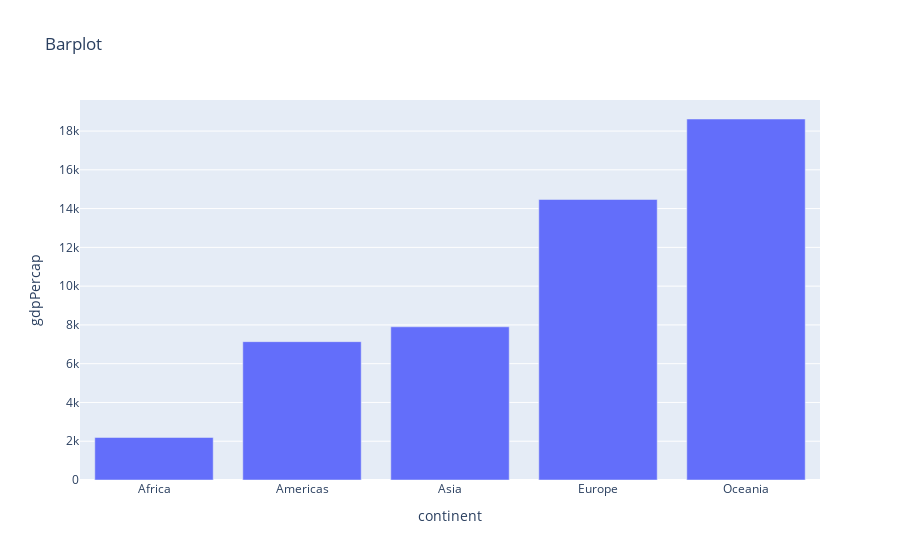

The cell this chart's notebook holds for it:
### Markdown cell above
# Bar charts

### Code cell
T=px.data.gapminder()[['continent','gdpPercap']].groupby('continent').mean().reset_index()
print(T)
px.bar(T, x='continent',y='gdpPercap', title='Barplot')

### Figure 1 — Plotly figure (JSON) as saved in the notebook; plotly's stock layout.template omitted (floating-point values rounded to 4 significant figures)
{"data": [{"alignmentgroup": "True", "hovertemplate": "continent=%{x}<br>gdpPercap=%{y}<extra></extra>", "legendgroup": "", "marker": {"color": "#636efa", "pattern": {"shape": ""}}, "name": "", "offsetgroup": "", "orientation": "v", "showlegend": false, "textposition": "auto", "type": "bar", "x": ["Africa", "Americas", "Asia", "Europe", "Oceania"], "xaxis": "x", "y": [2194.0, 7136.0, 7902.0, 14470.0, 18620.0], "yaxis": "y"}], "layout": {"barmode": "relative", "legend": {"tracegroupgap": 0}, "title": {"text": "Barplot"}, "xaxis": {"anchor": "y", "domain": [0, 1], "title": {"text": "continent"}}, "yaxis": {"anchor": "x", "domain": [0, 1], "title": {"text": "gdpPercap"}}}}
